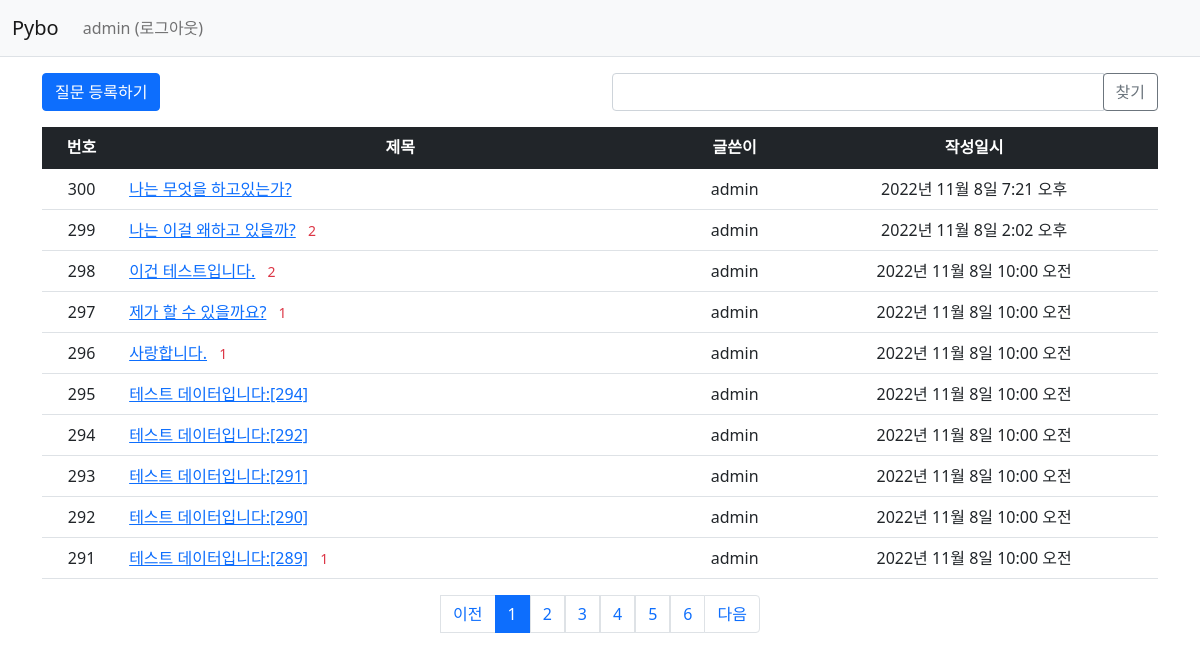
The app's page /pybo/ (signed in) with its own data.
### pybo/models.py (models this page shows, shortened)
class Question(models.Model): # 테이블 생성 ( 장고에서는 모델 )
    author = models.ForeignKey(User, on_delete=models.CASCADE, related_name='author_question') # 유저의 질문이므로 유저가 삭제되면 질문도 삭제
    subject = models.CharField(max_length=200) # char형(글자수 제한 O)
    content = models.TextField() # 텍스트 형(글자수 제한 x)
    create_date = models.DateTimeField()
    modify_date = models.DateTimeField(null=True,blank=True) # null값이나 입력 데이터 검증 시 값을 비워둘 수 있음
    voter = models.ManyToManyField(User,related_name='voter_question')  # 추천인 추가 (다대다 관계)

### pybo/views/base_views.py (the view, shortened to what this page needs)
# urls.py: path('',base_views.index, name='index') # /에 해당하는 path
def index(request): # 기본화면 뷰
    page = request.GET.get('page','1') # get방식으로 호출된 url에서 page값을 가져올 때 사용, 디폴트는 1
    kw = request.GET.get('kw','') # get방식으로 호출된 url에서 검색어를 가져올 때
    question_list = Question.objects.order_by('-create_date') # 생성일자 역순으로 정렬한다.
    paginator = Paginator(question_list,10) # 페이지당 10개씩 보여줌
    page_obj = paginator.get_page(page)
    context={'question_list':page_obj,'page':page,'kw':kw}
    return render(request,'pybo/question_list.html',context)

### pybo/templatetags/pybo_filter.py (called while the page is built)
@register.filter
def sub(value, arg):
    return value - arg

### templates/pybo/question_list.html (shortened to what this page needs)
{% extends 'base.html' %}
{% load pybo_filter %}
{% block content %}
<div class="container my-3">
    <div class="row my-3">
        <div class="col-6">
            <a href="{% url 'pybo:question_create' %}" class="btn btn-primary">질문 등록하기</a>
        </div>
        <div class="col-6">
            <div class="input-group">
                <input type="text" id="search_kw" class="form-control" value="{{ kw|default_if_none:'' }}">
                <div class="input-group-append">
                    <button class="btn btn-outline-secondary" type="button" id="btn_search">찾기</button>
                </div>
            </div>
        </div>
    </div>
    <table class="table">
        <thead>
        <tr class="text-center table-dark">
            <th>번호</th>
            <th style="width:50%">제목</th>
            <th>글쓴이</th>
            <th>작성일시</th>
        </tr>
        </thead>
        <tbody>
        {% if question_list %}
        {% for question in question_list %}
        <tr class="text-center">
            <td>
                {{question_list.paginator.count|sub:question_list.start_index|sub:forloop.counter0|add:1 }}
            </td>
            <td class="text-start">
                <a href="{% url 'pybo:detail' question.id %}">{{ question.subject }}</a>
                {% if question.answer_set.count > 0 %}
                <span class="text-danger small mx-2">
                    {{question.answer_set.count}}
                </span>
                {% endif %}
            </td>
            <td>{{ question.author.username}}</td>
            <td>{{ question.create_date }}</td>
        </tr>
        {% endfor %}
        {% else %}
        <tr>
            <td colspan="4">질문이 없습니다.</td>
        </tr>
        {% endif %}
        </tbody>
    </table>
    <ul class="pagination justify-content-center">
        {% if question_list.has_previous %}
        <li class="page-item">
            <a class="page-link" data-page="{{ question_list.previous_page_number }}"
           href="javascript:void(0)">이전</a>
        </li>
        {% else %}
        <li class="page-item-disabled">
            <a class="page-link" tabindex="-1" aria-disabled="true" href="#">이전</a>
        </li>
        {% endif %}
        {% for page_number in question_list.paginator.page_range %}
        {% if page_number >= question_list.number|add:-5 and page_number <= question_list.number|add:5 %}
        {% if page_number == question_list.number %}
        <li class="page-item active" aria-current="page">
            <a class="page-link" data-page="{{ page_number }}"
           href="javascript:void(0)">{{ page_number }}</a>
        </li>
        {% else %}
         <a class="page-link" data-page="{{ page_number }}"
           href="javascript:void(0)">{{ page_number }}</a>
        {% endif %}
        {% endif %}
        {% endfor %}
        {% if question_list.has_next %}
        <li class="page-item">
           <a class="page-link" data-page="{{ question_list.next_page_number }}"
           href="javascript:void(0)">다음</a>
        </li>
        {% else %}
        <li class="page-item disabled">
            <a class="page-link" tabindex="-1" aria-disabled="true" href="#">다음</a>
        </li>
        {% endif %}
    </ul>
</div>
{% endblock %}

### templates/navbar.html (shortened to what this page needs)
<nav class="navbar navbar-expand-lg navbar-light bg-light border-bottom">
    <div class="container-fluid">
        <a class="navbar-brand" href="{% url 'pybo:index' %}">Pybo</a>
        <div class="collapse navbar-collapse" id="navbarSupportedContent">
            <ul class="navbar-nav me-auto mb-2 mb-lg-0">
                <li class="nav-item">
                    {% if user.is_authenticated %}
                    <a class="nav-link" href="{% url 'common:logout' %}">{{ user.username }} (로그아웃)</a>
                    {% else %}
                    <a class="nav-link" href="{% url 'common:login' %}">로그인</a>
                    {% endif %}
                </li>
            </ul>
        </div>
    </div>
</nav>

### records on screen
Question: paginator.count|sub "300", subject "나는 무엇을 하고있는가?", author.username "admin", create_date "2022년 11월 8일 7:21 오후"
Question: paginator.count|sub "299", subject "나는 이걸 왜하고 있을까?", answer_set.count "2", author.username "admin", create_date "2022년 11월 8일 2:02 오후"
Question: paginator.count|sub "298", subject "이건 테스트입니다.", answer_set.count "2", author.username "admin", create_date "2022년 11월 8일 10:00 오전"
Question: paginator.count|sub "297", subject "제가 할 수 있을까요?", answer_set.count "1", author.username "admin", create_date "2022년 11월 8일 10:00 오전"
Question: paginator.count|sub "296", subject "사랑합니다.", answer_set.count "1", author.username "admin", create_date "2022년 11월 8일 10:00 오전"
Question: paginator.count|sub "295", subject "테스트 데이터입니다:[294]", author.username "admin", create_date "2022년 11월 8일 10:00 오전"
Question: paginator.count|sub "294", subject "테스트 데이터입니다:[292]", author.username "admin", create_date "2022년 11월 8일 10:00 오전"
Question: paginator.count|sub "293", subject "테스트 데이터입니다:[291]", author.username "admin", create_date "2022년 11월 8일 10:00 오전"
Question: paginator.count|sub "292", subject "테스트 데이터입니다:[290]", author.username "admin", create_date "2022년 11월 8일 10:00 오전"
Question: paginator.count|sub "291", subject "테스트 데이터입니다:[289]", answer_set.count "1", author.username "admin", create_date "2022년 11월 8일 10:00 오전"

### other values on screen
{{ user.username }} "admin"
{{ page_number }} "1"
{{ page_number }} "2" "3" "4" "5" "6"
